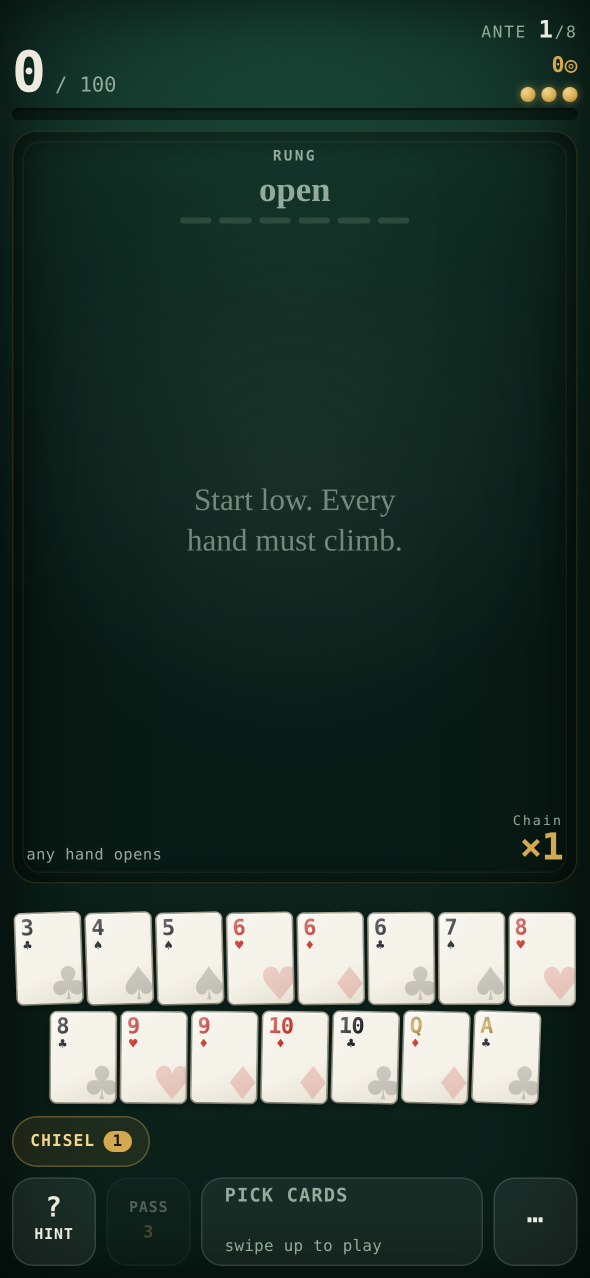
#> input picture v3-1.png, 1179 x 2556 px (shown at 1/2 size)
$ python overlay.py ../../../v3-1.png ../../../v3-2.png out.png
#> lines starting #> are read from the running program, lines starting #| are printed output that depends on the picture
"""the concept and a render side by side, and the render laid over the concept at half strength (same frame)"""
import sys
from PIL import Image
c = Image.open(sys.argv[1]).convert('RGB'); g = Image.open(sys.argv[2]).convert('RGB')
#> further down, c is the input picture: PIL image 1179x2556 RGB; mean R, G, B 43, 60.8, 53
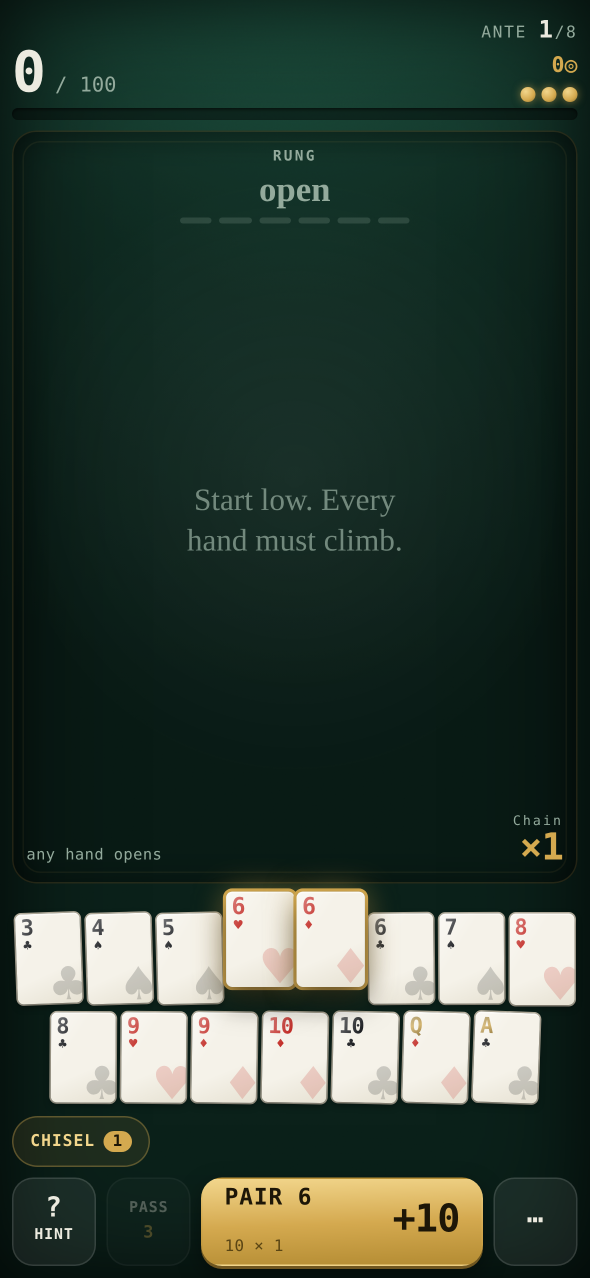
#> input picture v3-2.png, 1179 x 2556 px (shown at 1/2 size)
#> further down, g is the input picture: PIL image 1179x2556 RGB; mean R, G, B 49.2, 64.9, 54.4
W = 540; H = int(W * g.height / g.width)
#> after `H = int(W * g.height / g.width)`: H = 1170
cH = int(W * c.height / c.width)
#> cH = 1170
c2 = c.resize((W, cH)); g2 = g.resize((W, H))
#> after `c2 = c.resize((W, cH))`:
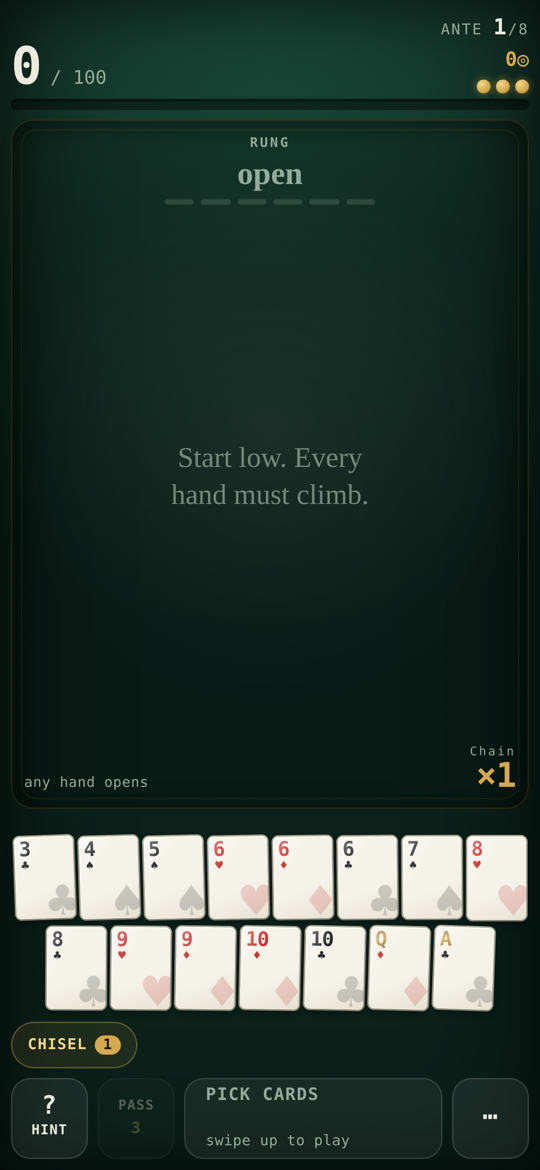
#> c2: PIL image 540x1170 RGB; mean R, G, B 43, 60.8, 53
#> after `g2 = g.resize((W, H))`:
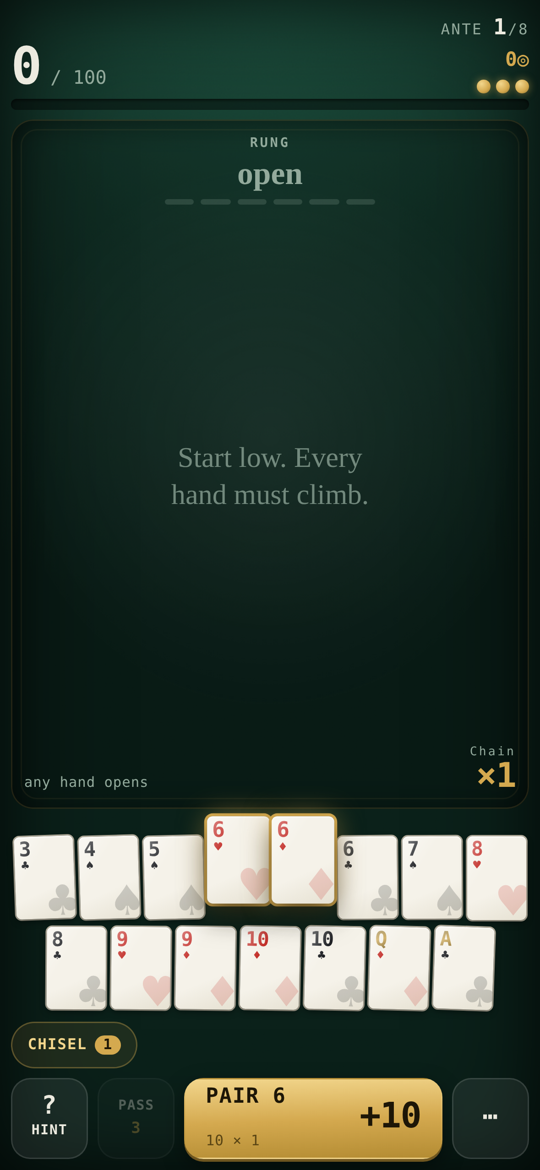
#> g2: PIL image 540x1170 RGB; mean R, G, B 49.3, 65, 54.4
off = (cH - H) // 2
#> off = 0
cc = c2.crop((0, off, W, off + H))      # (the screen shows the picture a little cut at top and bottom)
blend = Image.blend(cc, g2, 0.5)
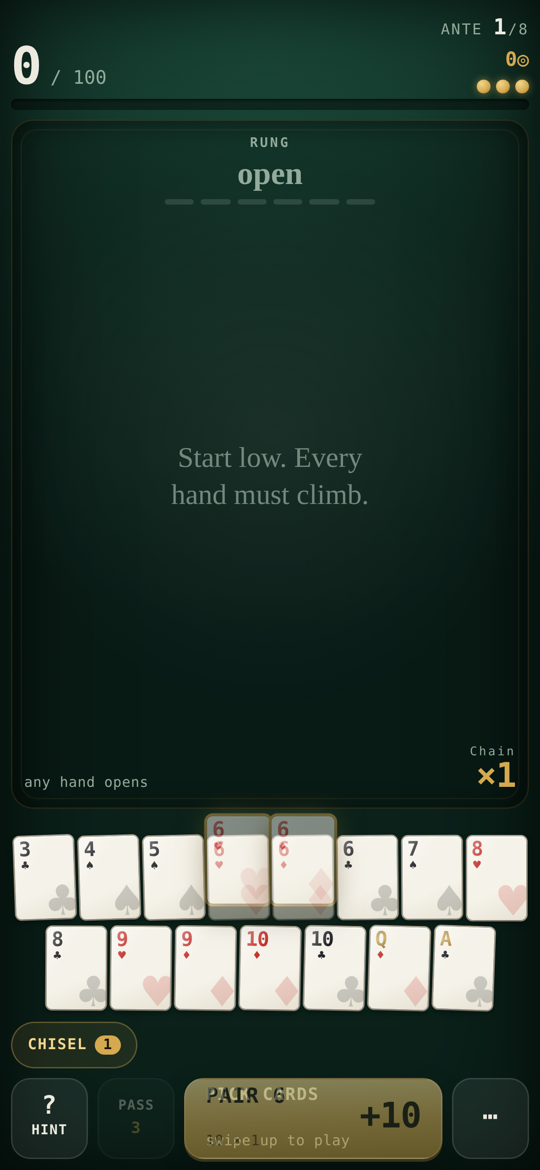
#> blend: PIL image 540x1170 RGB; mean R, G, B 46.1, 62.9, 53.7
s = Image.new('RGB', (W * 3 + 20, H), 'white'); s.paste(cc, (0, 0)); s.paste(g2, (W + 10, 0)); s.paste(blend, (2 * W + 20, 0))
#> after `s = Image.new('RGB', (W * 3 + 20, H), 'white')`: s: PIL image 1640x1170 RGB; every value is 255
#> after `s.paste(cc, (0, 0))`:
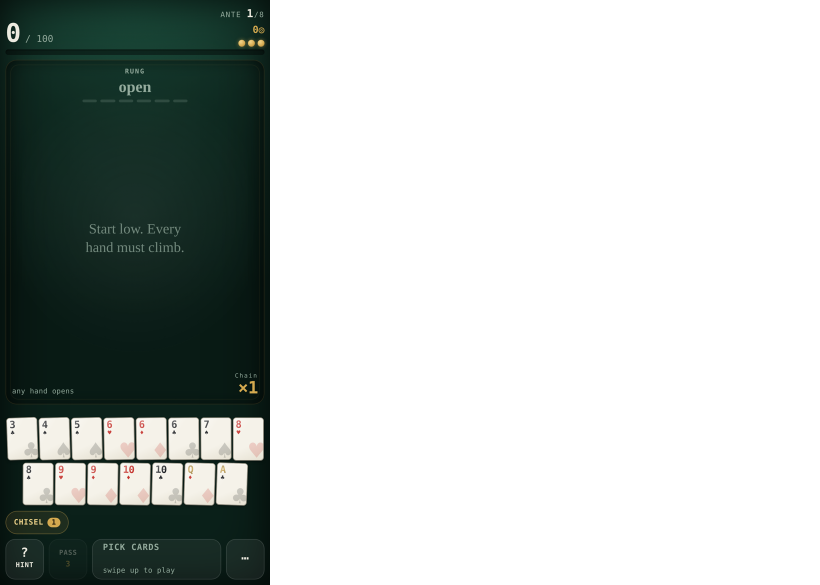
#> s: PIL image 1640x1170 RGB (shown at 1/2 size); mean R, G, B 185.2, 191.1, 188.5
#> after `s.paste(g2, (W + 10, 0))`:
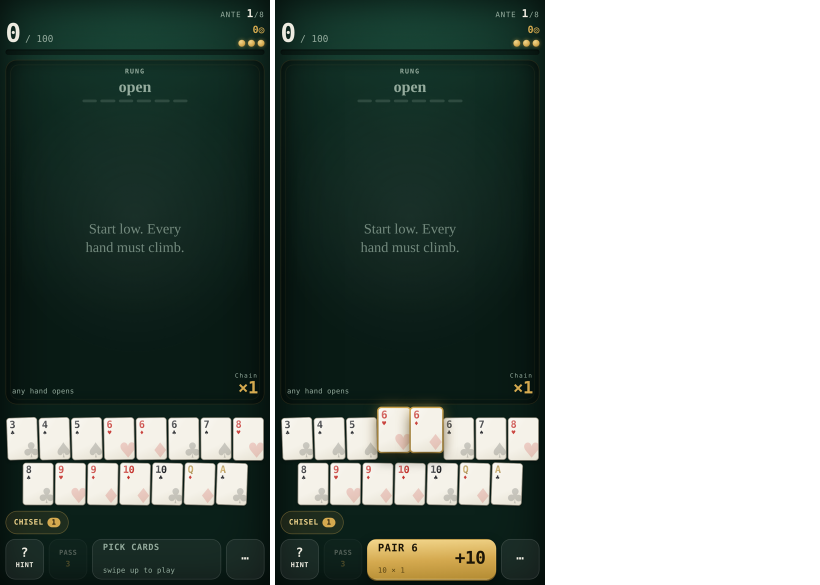
#> s: PIL image 1640x1170 RGB (shown at 1/2 size); mean R, G, B 117.5, 128.5, 122.4
#> after `s.paste(blend, (2 * W + 20, 0))`:
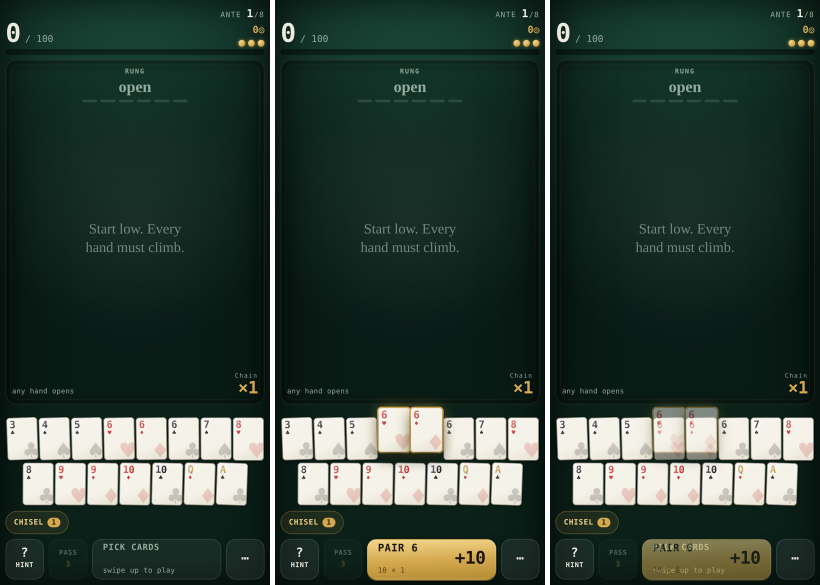
#> s: PIL image 1640x1170 RGB (shown at 1/2 size); mean R, G, B 48.7, 65.2, 56.2
s.save(sys.argv[3], quality=86)
